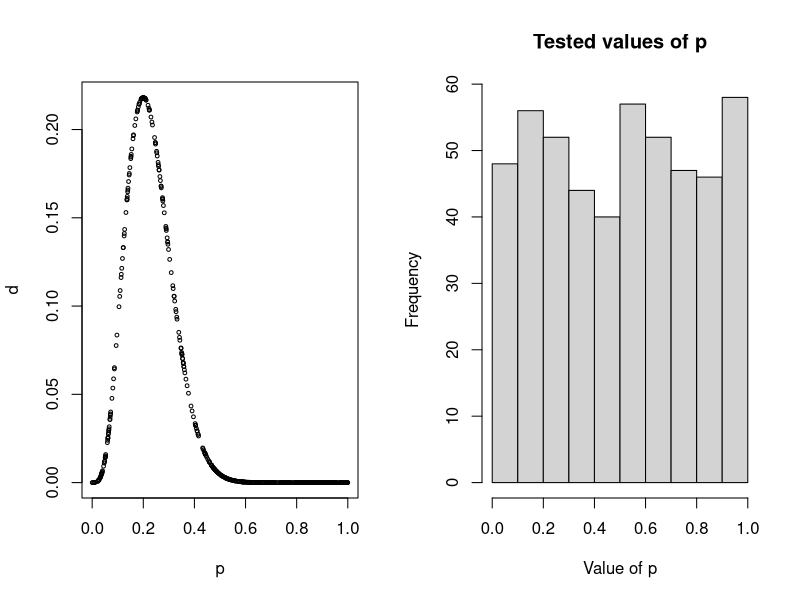
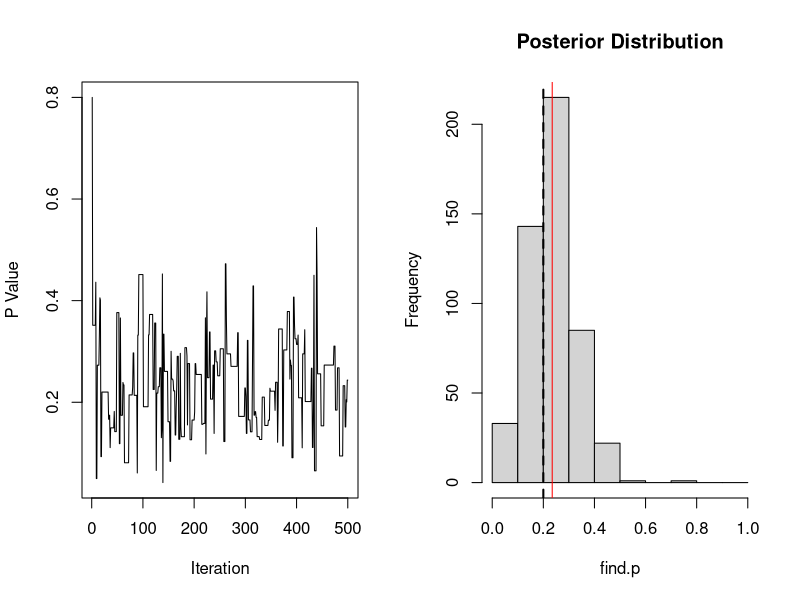
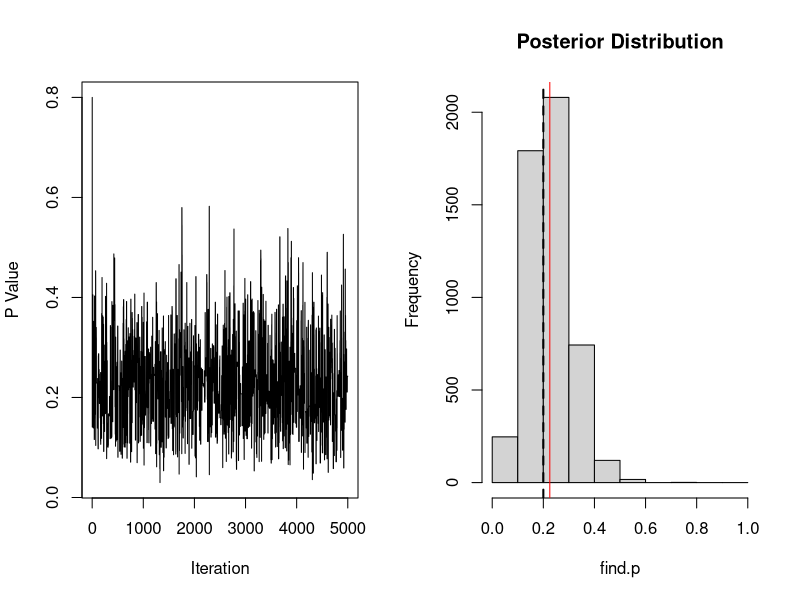
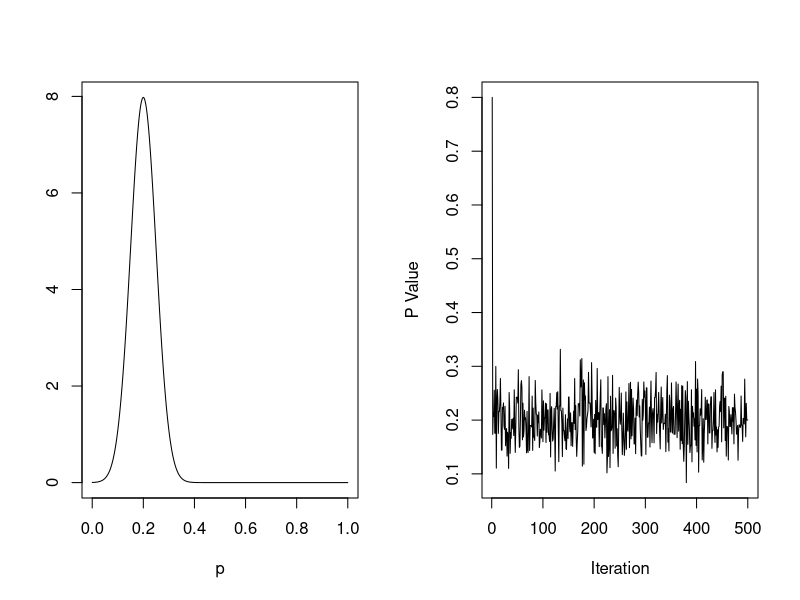
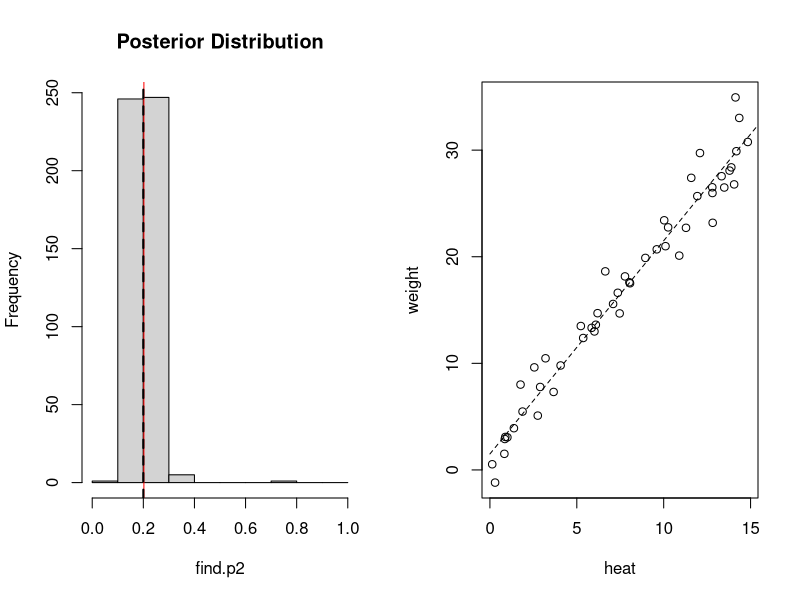
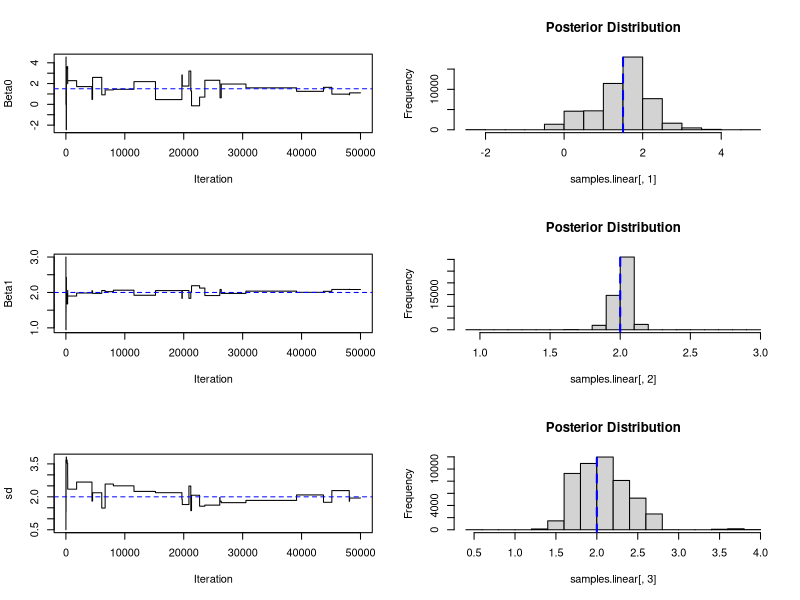
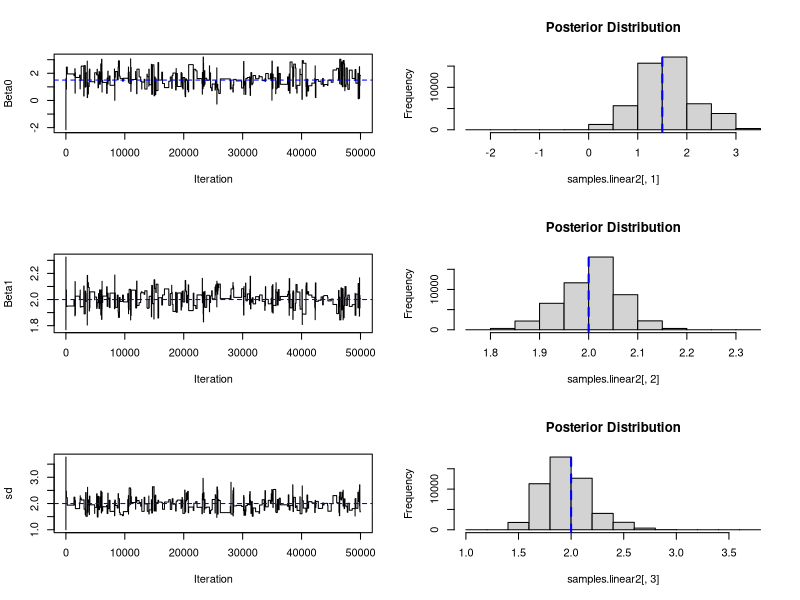

R code for these plots, in order:
## ---- chunk 1
knitr::opts_chunk$set(echo = TRUE)
knitr::opts_chunk$set(fig.width = 8, collapse = TRUE)
knitr::opts_chunk$set(tidy.opts=list(width.cutoff=70),tidy=TRUE)
## ---- chunk 2
set.seed(20)
x <- rbinom(20, size = 1, prob = .2)
x
## ---- chunk 3
table(x)
## ---- chunk 4
dbinom(4, 20, .1)
## ---- chunk 5
dbinom(4, 20, .4)
## ---- chunk 6
dbinom(4, 20, .7)
## ---- chunk 7
pick.ps <- function(n){
  p <- runif(n, min = 0, max = 1)
  d <- dbinom(4,20,p)
  return(data.frame(p = p, d=d))
}
## ---- chunk 8
par(mfrow = c(1,2))
  plot(pick.ps(500)[,1:2], cex = .5)
 hist(pick.ps(500)[,1], breaks = seq(0,1, by = .1), main = "Tested values of p", xlab = "Value of p")
## ---- chunk 9
start <- runif(1, min = 0, max = 1)
start
## ---- chunk 10
proposed.p <- runif(1, min = 0, max = 1)
proposed.p
## ---- chunk 11
alpha <- min(1, dbinom(4,20,proposed.p) / dbinom(4,20,start))
alpha
## ---- chunk 12
if(runif(1) < alpha)
  start <- proposed.p
## ---- chunk 13
binom.samp <- function(start, steps){
   res <- array(NA, dim = steps) #make an empty array to hold results
   p <- start 
   res[1] <- p #gotta start somewhere
   for (i in 2:steps){
   new.p <- runif(1) #propose a new point
   alpha <- min(1,dbinom(4,20,new.p) / dbinom(4,20,p)) #acceptance prob
   if(runif(1) < alpha)
     p <- new.p #if accepted, proposed value is new p; otherwise it will keep the old p
   res[i] <- p #record results
   }
   return(res)
   
}
## ---- chunk 14
find.p <- binom.samp(start = .8, steps = 500) #run the function 500 times 
plot(1:500, find.p, type = "l", xlab = "Iteration", ylab = "P Value") #plot it
hist(find.p, breaks = seq(0,1, by = .1), main = "Posterior Distribution")
abline(v = mean(find.p), col = "red")
abline(v = .2, lty = 2, lwd = 2) #true value
mean(find.p)
## ---- chunk 15
find.p <- binom.samp(start = .8, steps = 5000)
plot(1:5000, find.p, type = "l", xlab = "Iteration", ylab = "P Value")
hist(find.p, breaks = seq(0,1, by = .1), main = "Posterior Distribution")
abline(v = mean(find.p), col = "red")
abline(v = .2, lty = 2, lwd = 2) #true value
mean(find.p)
## ---- chunk 16
quantile(find.p, c(.05, .95)) 
mean(find.p)
## ---- chunk 17
plot(seq(0,1, by = .001), dnorm(seq(0,1, by = .001), mean = .2, sd = .05), type = "l", ylab = "", xlab = "p")
## ---- chunk 18
binom.samp2 <- function(start, steps){
   res <- array(NA, dim = steps) #make an empty array to hold results
   p <- start
   res[1] <- p
   for (i in 2:steps){
   new.p <- rnorm(1, mean = .2, sd = .05) #propose a new point
   alpha <- min(1,dbinom(4,20,new.p) / dbinom(4,20,p)) #acceptance prob
   if(runif(1) < alpha)
     p <- new.p #if accepted, proposed value is new p
   res[i] <- p #record results
   }
   return(res)
}
## ---- chunk 19
find.p2 <- binom.samp2(start = .8, steps = 500)
plot(1:500, find.p2, type = "l", xlab = "Iteration", ylab = "P Value")
hist(find.p2, breaks = seq(0,1, by = .1), main = "Posterior Distribution")
abline(v = mean(find.p2), col = "red")
abline(v = .2, lty = 2, lwd = 2) #true value
mean(find.p2)
## ---- chunk 20
heat <- runif(50, min = 0, max = 15)
weight <- 1.5+2*heat+rnorm(50,mean = 0, sd = 2)
## ---- chunk 21
plot(heat, weight)
lines(c(0,20),c(1.5,41.5) , lty = 2)
## ---- chunk 22
beta0 <- 0
beta1 <- 1
sd <- 1
## ---- chunk 23
pred.weight.start <- beta0 + beta1*heat
## ---- chunk 24
start.like.data <- sum(dnorm(weight, mean = pred.weight.start, sd = sd, log = T))
beta0prior = dunif(beta0, min=-5, max=5, log = T)
beta1prior = dunif(beta1, min = -5, max = 5, log = T)
sdprior = dunif(sd, min=0, max=5, log = T)
## ---- chunk 25
start.like <- start.like.data + beta0prior + beta1prior + sdprior
## ---- chunk 26
proposed.beta0 <- runif(1, -5, 5)
proposed.beta1 <- runif(1, -5, 5)
proposed.sd <- runif(1, 0, 5)
## ---- chunk 27
pred.weight.prop <- proposed.beta0 + proposed.beta1*heat
proposed.like.data <- sum(dnorm(weight, mean = pred.weight.prop, sd = proposed.sd, log = T))
proposed.beta0prior = dunif(proposed.beta0, min=-5, max=5, log = T)
proposed.beta1prior = dunif(proposed.beta1, min = -5, max = 5, log = T)
proposed.sdprior = dunif(proposed.sd, min=0, max=5, log = T)
proposed.like <- proposed.like.data + proposed.beta0prior + proposed.beta1prior + proposed.sdprior
## ---- chunk 28
alpha <- min(1,exp(proposed.like - start.like))
## ---- chunk 29
if(runif(1) < alpha){
  beta0 <- proposed.beta0
  beta1 <- proposed.beta1
  sd <- proposed.beta1
}
## ---- chunk 30
lin.samp <- function(beta0, beta1, sd, steps){
   res <- array(NA, dim = c(steps, 3)) #make an empty array to hold results
   beta0 <- beta0
   beta1 <- beta1
   sd <- sd
   res[1,] <- c(beta0, beta1, sd)
   for (i in 2:steps){
   proposed.beta0 <- runif(1, -5, 5)
   proposed.beta1 <- runif(1, -5, 5)
   proposed.sd <- runif(1, 0, 5) 
   
   #calculate for current values 
   pred.weight.1 <- beta0 + beta1*heat
   pred.like.data <- sum(dnorm(weight, mean = pred.weight.1, sd = sd, log = T))
   beta0prior <- dunif(beta0, min=-5, max=5, log = T)
   beta1prior <- dunif(beta1, min = -5, max = 5, log = T)
   sdprior <- dunif(sd, min=0, max=5, log = T)
   
   pred.like <- pred.like.data + beta0prior + beta1prior + sdprior #full current likelihood
   
   #calculate for proposed values
   pred.weight.prop <- proposed.beta0 + proposed.beta1*heat
   proposed.like.data <- sum(dnorm(weight, mean = pred.weight.prop, sd = proposed.sd, log = T))
   proposed.beta0prior = dunif(proposed.beta0, min=-5, max=5, log = T)
   proposed.beta1prior = dunif(proposed.beta1, min = -5, max = 5, log = T)
   proposed.sdprior = dunif(proposed.sd, min=0, max=5, log = T)
   
   proposed.like <- proposed.like.data + proposed.beta0prior + proposed.beta1prior + proposed.sdprior #full proposed likelihood
   
   alpha <- min(1,exp(proposed.like - pred.like)) #acceptance prob
   
   if(runif(1) < alpha){ #change values if accepted then do it again
      beta0 <- proposed.beta0
      beta1 <- proposed.beta1
      sd <- proposed.sd
   }
   
   res[i,] <- c(beta0, beta1, sd) #record results
   }
   return(res)
}
## ---- chunk 31
samples.linear <- lin.samp(beta0 = 0, beta1=3, sd = .5, steps = 50000)
## ---- chunk 32
par(mfrow = c(3,2))
plot(1:50000, samples.linear[,1], type = "l", xlab = "Iteration", ylab = "Beta0")
abline(h = 1.5, col = "blue", lty = 2)
hist(samples.linear[,1], main = "Posterior Distribution")
abline(v = 1.5, lty = 2, lwd = 2, col = "blue") #true value
plot(1:50000, samples.linear[,2], type = "l", xlab = "Iteration", ylab = "Beta1")
abline(h = 2, col = "blue", lty = 2)
hist(samples.linear[,2], main = "Posterior Distribution")
abline(v = 2, lty = 2, lwd = 2, col = "blue") #true value
plot(1:50000, samples.linear[,3], type = "l", xlab = "Iteration", ylab = "sd")
abline(h = 2, col = "blue", lty = 2)
hist(samples.linear[,3], main = "Posterior Distribution")
abline(v = 2, lty = 2, lwd = 2, col = "blue") #true value
## ---- chunk 33
lin.samp.norms <- function(beta0, beta1, sd, steps){
   res <- array(NA, dim = c(steps, 3)) #make an empty array to hold results
   beta0 <- beta0
   beta1 <- beta1
   sd <- sd
   res[1,] <- c(beta0, beta1, sd)
   for (i in 2:steps){
   proposed.beta0 <- runif(1, -5, 5)
   proposed.beta1 <- rnorm(1, mean = 2, sd = .25) #we changed this 
   proposed.sd <- runif(1, .00005, 5)
   
   pred.weight.1 <- beta0 + beta1*heat
   pred.like.data <- sum(dnorm(weight, mean = pred.weight.1, sd = sd, log = T))
   beta0prior <- dunif(beta0, min=-5, max=5, log = T)
   beta1prior <- dnorm(beta1, mean = 2, sd = .25, log = T) #so we have to change this
   sdprior <- dunif(sd, min=0, max=5, log = T)
   
   pred.like <- pred.like.data + beta0prior + beta1prior + sdprior #full current likelihood
   
   pred.weight.prop <- proposed.beta0 + proposed.beta1*heat
   proposed.like.data <- sum(dnorm(weight, mean = pred.weight.prop, sd = proposed.sd, log = T))
   proposed.beta0prior = dunif(proposed.beta0, min=-5, max=5, log = T)
   proposed.beta1prior = dnorm(proposed.beta1, mean = 2, sd = .25, log = T) #we also have to change this
   proposed.sdprior = dunif(proposed.sd, min=0, max=5, log = T)
   
   proposed.like <- proposed.like.data + proposed.beta0prior + proposed.beta1prior + proposed.sdprior #full proposed likelihood
   
   alpha <- min(1,exp(proposed.like - pred.like)) #acceptance prob
   
   if(runif(1) < alpha){
      beta0 <- proposed.beta0
      beta1 <- proposed.beta1
      sd <- proposed.sd
   }
   
   res[i,] <- c(beta0, beta1, sd) #record results
   }
   return(res)
}
## ---- chunk 34
samples.linear2 <- lin.samp.norms(beta0 = .1, beta1=2, sd = 1, steps = 50000)
## ---- chunk 35
par(mfrow = c(3,2))
plot(1:50000, samples.linear2[,1], type = "l", xlab = "Iteration", ylab = "Beta0")
abline(h = 1.5, col = "blue", lty = 2)
hist(samples.linear2[,1], main = "Posterior Distribution")
abline(v = 1.5, lty = 2, lwd = 2, col = "blue") #true value
plot(1:50000, samples.linear2[,2], type = "l", xlab = "Iteration", ylab = "Beta1")
abline(h = 2, col = "blue", lty = 2)
hist(samples.linear2[,2], main = "Posterior Distribution")
abline(v = 2, lty = 2, lwd = 2, col = "blue") #true value
plot(1:50000, samples.linear2[,3], type = "l", xlab = "Iteration", ylab = "sd")
abline(h = 2, col = "blue", lty = 2)
hist(samples.linear2[,3], main = "Posterior Distribution")
abline(v = 2, lty = 2, lwd = 2, col = "blue") #true value
## ---- chunk 36
true <- c(1.5, 2, 2)
uniform.m <- apply(samples.linear, 2, mean)

norm <- apply(samples.linear2, 2, mean)

d <- data.frame(True_Values = true, Uniform_priors = uniform.m, Normal_priors = norm)
rownames(d) <- c("Beta0", "Beta1", "sd")
d
